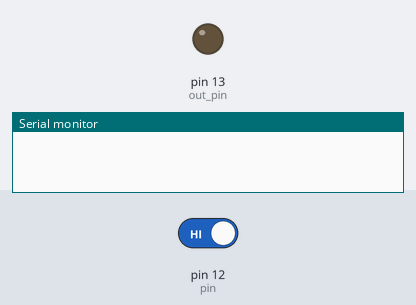
Bench run of a sketch on a simulated Arduino Uno, built for the host (arithmetic inside an expression is 32-bit, double 64-bit). On the bench: output pins drawn as LEDs (lit = HIGH), the last lines printed to the serial monitor. Dashed ring = blinking. The test bench sets the inputs (shaded band); at power-on: pin 12 (pin) HIGH.

Above: at 1.4 s.
1.5 s: pin 12 (pin) driven LOW
At 2.0 s:
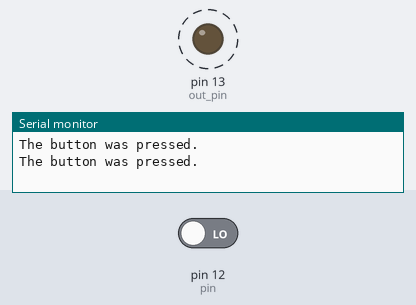
Timing chart, 0 to 10.5 s (numbered marks = the images above; inputs shaded):
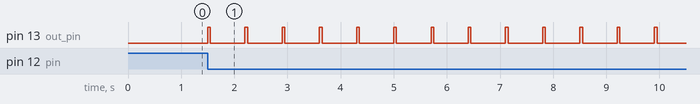

The sketch:

inputs.ino
```cpp
/*

inputs
========

Detects a button push and reports the state to the serial console.

Besd on sketches for Chapter 3 from the OSEPP "Arduino Companion" book,
*Arduino Basics*.

This file is just a stub for the Arduino IDE. The implementation is
found in inputs.cpp

*/
```

inputs.cpp
```cpp
#include "inputs.h"

#define LEDOFF -1

/*

inputs
========

Detects a button push and reports the state to the serial console.

Besd on sketches for Chapter 3 from the OSEPP "Arduino Companion" book,
*Arduino Basics*.

*/

int state = 0;
int pin = 12;
int out_pin = 13;
int out_pin_state = LEDOFF;

void setup()
{
  pinMode(pin, INPUT);
  pinMode(out_pin, OUTPUT);
  Serial.begin(9600);
}

void strobe()
{
	  digitalWrite(out_pin, HIGH);
	  delay(50);
	  digitalWrite(out_pin, LOW);
	  delay(50);
}


void loop()
{
  state = digitalRead(pin);
  if (!state) {
	  Serial.println("The button was pressed.");
	  out_pin_state = -1 * out_pin_state;
  }
  if (out_pin_state != LEDOFF)
	  strobe();
  else
	  digitalWrite(out_pin, LOW);
  delay(300);
}
```

inputs.h
```cpp
// Only modify this file to include
// - function definitions (prototypes)
// - include files
// - extern variable definitions
// In the appropriate section

#ifndef arduino_archiv_H_
#define arduino_archiv_H_
#include "Arduino.h"
//add your includes for the project arduino_archiv here


//end of add your includes here
#ifdef __cplusplus
extern "C" {
#endif
void loop();
void setup();
#ifdef __cplusplus
} // extern "C"
#endif
//add your function definitions for the project arduino_archiv here


//Do not add code below this line
#endif /* arduino_archiv_H_ */
```

Measured:
- after the input at 1.5 s, pin 13 (out_pin): alternates HIGH for 0.05 s and LOW for 0.65 s, starting at once
